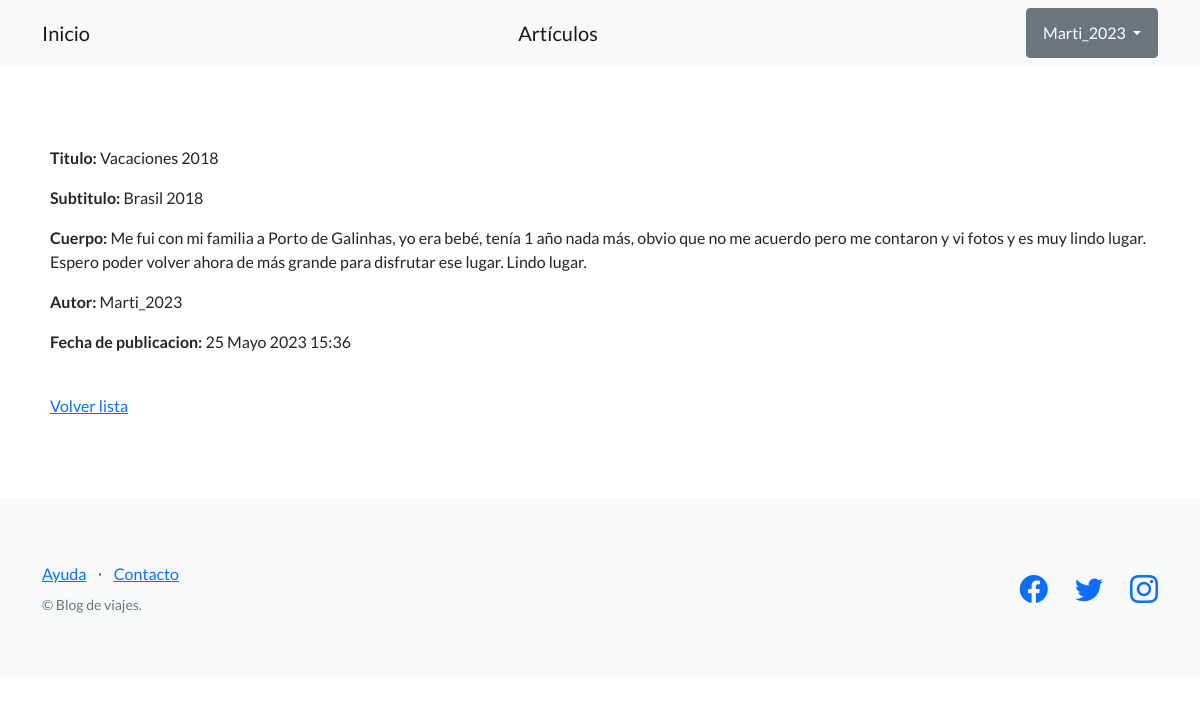
/blog/ver/15/ (signed in), run on the app's committed database.
### blog/models.py (models this page shows, shortened)
class Articulo(models.Model):
    titulo= models.CharField(max_length=200, unique=True)
    subtitulo= models.CharField(max_length=200)
    cuerpo= models.TextField()
    autor= models.ForeignKey(User, on_delete=models.SET_NULL, null=True)
    fecha_publicacion= models.DateTimeField(auto_now_add=True)
    imagen= models.ImageField(upload_to='images', blank=True)
    class Meta:
        ordering = ['-fecha_publicacion']

### blog/views.py (the view)
# urls.py: path("ver/<int:id>/", ver_articulo, name='ver_articulo'),
def ver_articulo(request, id):
    articulo= Articulo.objects.get(id= id)  # Obtener el artículo por su ID
    contexto = {
        'articulo': articulo
    }
    return render(
        request= request,
        template_name= 'blog/detalle_articulos.html',
        context=contexto,
    )

### blog/templates/blog/detalle_articulos.html
{% extends 'blog/base.html' %}
{% block contenido %}
<section>
    <div>
        <p><strong> Titulo: </strong>{{articulo.titulo}}</p>
        <p><strong> Subtitulo: </strong>{{articulo.subtitulo}}</p>
        <p><strong> Cuerpo: </strong>{{articulo.cuerpo}}</p>
        <p><strong> Autor: </strong>{{articulo.autor}}</p>
        <p><strong> Fecha de publicacion: </strong>{{articulo.fecha_publicacion}}</p>
        <br>
        <a href ="{% url 'lista_articulos' %}">Volver lista </a>
    </div>
</section>
{% endblock contenido %}

### blog/templates/blog/base.html (shortened to what this page needs)
{% load static %}
<!DOCTYPE html>
<html lang="en">
    <head>
        <link href="https://cdn.jsdelivr.net/npm/bootstrap-icons@1.5.0/font/bootstrap-icons.css" rel="stylesheet" type="text/css" />
        <link href="{% static 'css/styles.css' %}" rel="stylesheet" />
    </head>
    <body>
        <nav class="navbar navbar-light bg-light static-top">
            <div class="container">
                <a class="navbar-brand" href= "{% url 'inicio' %}">Inicio</a>
                <a class="navbar-brand" href= "{% url 'lista_articulos' %}">Artículos</a>
                {% if user.is_authenticated %}
                <div class="dropdown">
                    <button class="btn btn-secondary dropdown-toggle" type="button" id="dropdownMenuButton1" data-bs-toggle="dropdown" aria-expanded="false">
                        <div style="display: inline-flex;">
                            <span>{{ user.username }}</span>
                        </div>
                    </button>
                    </div>
                </div>
                {% else %}
                <a class="btn btn-primary" href="{% url 'login' %}">Iniciar Sesión</a>
                <a class="btn btn-success" href="{% url 'registro' %}">Registro</a>
                {% endif %}
        </nav>
        <section style= "padding: 80px 50px;">
            {% block contenido %}
            {% endblock contenido %}
        </section>
        <footer class="footer bg-light">
            <div class="container">
                <div class="row">
                    <div class="col-lg-6 h-100 text-center text-lg-start my-auto">
                        <ul class="list-inline mb-2">
                            <li class="list-inline-item"><a href="#!">Ayuda</a></li>
                            <li class="list-inline-item">⋅</li>
                            <li class="list-inline-item"><a href="#!">Contacto</a></li>
                        </ul>
                        <p class="text-muted small mb-4 mb-lg-0">&copy; Blog de viajes.</p>
                    </div>
                    <div class="col-lg-6 h-100 text-center text-lg-end my-auto">
                        <ul class="list-inline mb-0">
                            <li class="list-inline-item me-4">
                                <a href="#!"><i class="bi-facebook fs-3"></i></a>
                            </li>
                            <li class="list-inline-item me-4">
                                <a href="#!"><i class="bi-twitter fs-3"></i></a>
                            </li>
                            <li class="list-inline-item">
                                <a href="https://www.instagram.com/espndeportes/?hl=es"><i class="bi-instagram fs-3"></i></a>
                            </li>
                        </ul>
                    </div>
                </div>
            </div>
        </footer>
    </body>
</html>

### data on the page
Articulo: titulo "Vacaciones 2018", subtitulo "Brasil 2018", cuerpo "Me fui con mi familia a Porto de Galinhas, yo era bebé, tenía 1 año nada más, obvio que no me acuerdo pero me contaron y vi fotos y es muy lindo lugar. Espero poder volver ahora de más grande para disfrutar ese lugar. Lindo lugar.", autor "Marti_2023", fecha_publicacion "25 Mayo 2023 15:36"

### other printed values
{{ user.username }} "Marti_2023"
